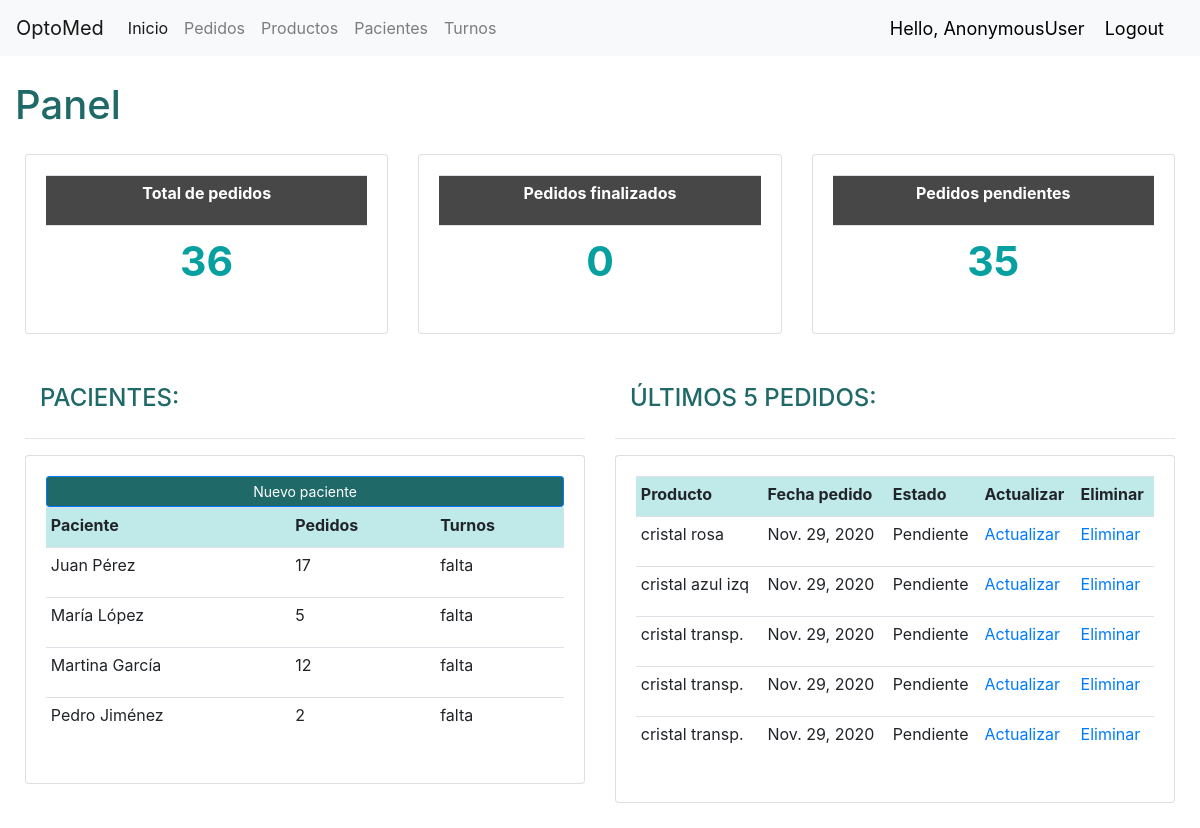
Before: /pedidos/inicio/ with the older database file.
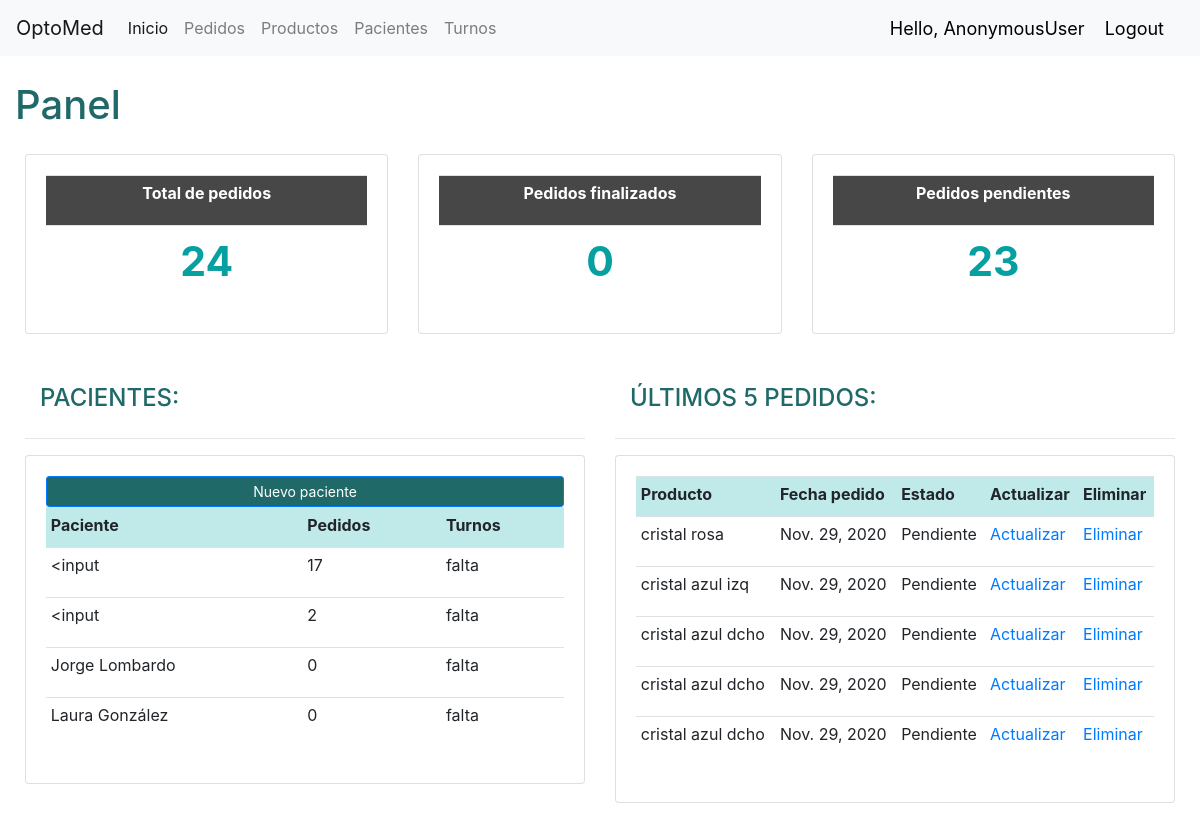
After: the same page with the newer database file.
### pacientes/models.py (models this page shows, shortened)
class Paciente(models.Model):
  nombre = models.CharField(max_length=200, null=True)
  teléfono = models.CharField(max_length=200, null=True)
  email = models.CharField(max_length=200, null=True)
  fecha_creación = models.DateTimeField(auto_now_add=True, null=True)
  historial = models.CharField(max_length=1500, null=True)

### pedidos/models.py (models this page shows, shortened)
class Pedido(models.Model):
  ESTADO = (
            ('Pendiente', 'Pendiente'),
            ('Pedido', 'Pedido'),
            ('Enviar a taller', 'Enviar a taller'),
            ('Finalizado', 'Finalizado')
            )
  PAGO = (
            ('Tarjeta de crédito', 'Tarjeta de crédito'),
            ('Tarjeta de débito', 'Tarjeta de débito'),
            ('Billetera virtual', 'Billetera virtual'),
            ('Efectivo', 'Efectivo'),
            )
  paciente = models.ForeignKey('pacientes.Paciente', null=True, on_delete=models.CASCADE)
  fecha_creación =  models.DateTimeField(auto_now_add=True, null=True)
  precio_total = models.DecimalField(default=0.00, decimal_places=2, max_digits=20)
  estado = models.CharField(max_length=20, null=True, choices=ESTADO)
  producto = models.ForeignKey(Producto, null=True, on_delete=models.CASCADE)
  cantidad = models.PositiveIntegerField(default=1)
  pago = models.CharField(max_length=20, null=True, choices=PAGO)
  vendedor = models.ForeignKey('pedidos.Vendedor', null=True, on_delete=models.CASCADE)

class Producto(models.Model):
  CATEGORÍA = (
            ('Lente', 'Lente'),
            ('Otro', 'Otro'),
            )
  DISTANCIA = (
              ('Lejos', 'Lejos'),
              ('Cerca', 'Cerca'),
              )
  LADO = (
          ('Izquierdo', 'Izquierdo'),
          ('Derecho', 'Derecho'),
          ('Ambos', 'Ambos'),
        )
  ARMAZÓN = (
              ('Sí', 'Sí'),
              ('No', 'No'),
            )
  nombre = models.CharField(max_length=100, null=True)
  precio = models.DecimalField(null=True, max_digits=20, decimal_places=2, default=0.00)
  categoría = models.CharField(max_length=50, null=True, choices=CATEGORÍA, default="Otro")
  distancia = models.CharField(max_length=15, null=True, blank=True, choices=DISTANCIA)
  lado = models.CharField(max_length=15, null=True, blank=True, choices=LADO)
  armazón = models.CharField(max_length=15, null=True, blank=True, choices=ARMAZÓN)
  descripción = models.CharField(max_length=100, null=True, blank=True)
  fecha_creación =  models.DateTimeField(auto_now_add=True, null=True)
  tags = models.ManyToManyField(Tag)
  stock = models.IntegerField(null=True, blank=True, default=0)
  def __str__(self):
    return self.nombre

### pedidos/views.py (the view)
# urls.py: path('inicio/', inicio_view.inicio, name="inicio"),
def inicio(request):
  return render(request, 'pedidos/inicio.html', context)

### pedidos/templates/pedidos/inicio.html (shortened to what this page needs)
{% extends 'pedidos/layout.html' %}
{% load static %}
{% block body %}
  <h1>Panel</h1>
{% include 'pedidos/estado.html' %}
  <div class="contenedor_panel">
  <div class="col md-4">
    <h4>PACIENTES:</h4>
    <hr>
    <div class="card card-body">
      <a class="btn btn-primary btn-sm btn-block" href="">Nuevo paciente</a>
      <table class="table table-sm">
        <tr class="header_inicio">
          <th>Paciente</th>
          <th>Pedidos</th>
          <th>Turnos</th>
        </tr>
        <tr>
          {% for paciente in pacientes %}
            <td>
            {{ paciente.nombre }}
            </td>
            <td>
              {% with total=paciente.pedido_set.all.count %}
                {{ total }}
              {% endwith %}
            </td>
            <td>
              falta
            </td>
          </tr>
          {% endfor %}
      </table>
    </div>
  </div>
<div class="col md-8">
    <h4>ÚLTIMOS 5 PEDIDOS:</h4>
    <hr>
    <div class="card card-body">
      <table class="table table-sm">
        <tr class="header_inicio">
          <th>Producto</th>
          <th>Fecha pedido</th>
          <th>Estado</th>
          <th>Actualizar</th>
          <th>Eliminar</th>
        </tr>
        {% for pedido in ultimos_cinco %}
          <tr>
            <td>{{ pedido.producto }}</td>
            <td>{{ pedido.fecha_creación.date }}</td>
            <td>{{ pedido.estado }}</td>
            <td> <a href="">Actualizar</a></td>
            <td> <a href="">Eliminar</a></td>
        </tr>
        {% endfor %}
      </table>
    </div>
  </div>
</div>
{% endblock body %}

Changed rows visible on the page:
removed Paciente: nombre "María López", pedido_set.all.count "5"
removed Paciente: nombre "Martina García", pedido_set.all.count "12"
removed Pedido: producto "cristal transp.", fecha_creación "Nov. 29, 2020", estado "Pendiente"
removed Pedido: producto "cristal transp.", fecha_creación "Nov. 29, 2020", estado "Pendiente"
removed Pedido: producto "cristal transp.", fecha_creación "Nov. 29, 2020", estado "Pendiente"
changed Paciente (number 1 of 4 on the later page): nombre "Juan Pérez" → "<input"
changed Paciente (number 2 of 4 on the later page): nombre "Pedro Jiménez" → "<input"
added Paciente: nombre "Jorge Lombardo", pedido_set.all.count "0"
added Paciente: nombre "Laura González", pedido_set.all.count "0"
now on this page (row unchanged): Pedido: producto "cristal azul dcho", fecha_creación "Nov. 29, 2020", estado "Pendiente"
now on this page (row unchanged): Pedido: producto "cristal azul dcho", fecha_creación "Nov. 29, 2020", estado "Pendiente"
now on this page (row unchanged): Pedido: producto "cristal azul dcho", fecha_creación "Nov. 29, 2020", estado "Pendiente"
Other visible differences:
{{ total_pedidos }}: "36" → "24"
{{ pendientes }}: "35" → "23"
